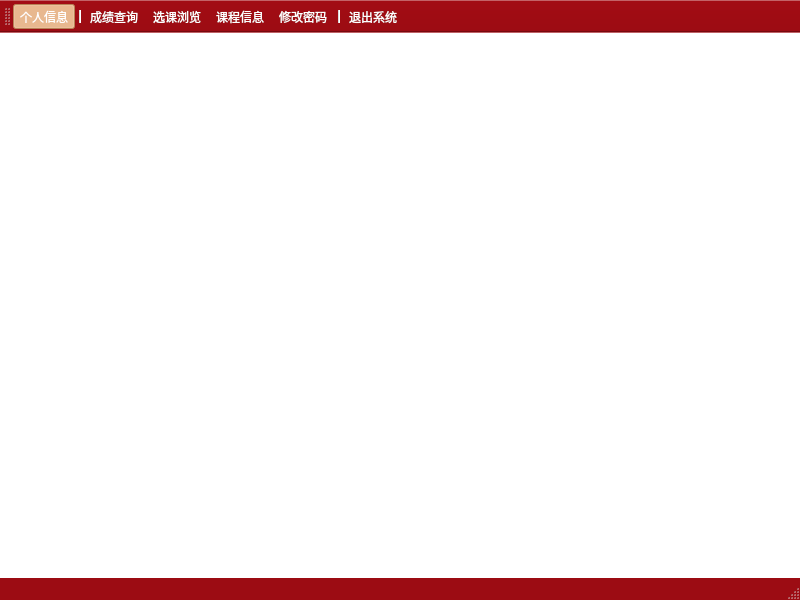
<?xml version="1.0" encoding="UTF-8"?>
<ui version="4.0">
 <class>MainWindow</class>
 <widget class="QMainWindow" name="MainWindow">
  <property name="windowModality">
   <enum>Qt::WindowModal</enum>
  </property>
  <property name="geometry">
   <rect>
    <x>0</x>
    <y>0</y>
    <width>800</width>
    <height>600</height>
   </rect>
  </property>
  <property name="sizePolicy">
   <sizepolicy hsizetype="Preferred" vsizetype="Preferred">
    <horstretch>0</horstretch>
    <verstretch>0</verstretch>
   </sizepolicy>
  </property>
  <property name="contextMenuPolicy">
   <enum>Qt::NoContextMenu</enum>
  </property>
  <property name="windowTitle">
   <string>学生信息管理系统</string>
  </property>
  <property name="windowIcon">
   <iconset resource="rec.qrc">
    <normaloff>:/icon/sdu_logo.ico</normaloff>:/icon/sdu_logo.ico</iconset>
  </property>
  <property name="autoFillBackground">
   <bool>false</bool>
  </property>
  <property name="tabShape">
   <enum>QTabWidget::Rounded</enum>
  </property>
  <property name="dockOptions">
   <set>QMainWindow::AllowTabbedDocks|QMainWindow::AnimatedDocks</set>
  </property>
  <widget class="QWidget" name="centralwidget">
   <property name="styleSheet">
    <string notr="true">background-color: rgb(255, 255, 255);</string>
   </property>
  </widget>
  <widget class="QStatusBar" name="statusbar">
   <property name="styleSheet">
    <string notr="true">QStatusBar {
	background-color: rgb(156, 12, 19); /* 设置工具栏背景色 */
	color: rgb(255, 255, 255); /* 设置工具栏文本和图标颜色 */
	selection-background-color: rgb(255, 255, 127); /* 设置选中项的背景色 */
}</string>
   </property>
  </widget>
  <widget class="QToolBar" name="toolBar">
   <property name="mouseTracking">
    <bool>true</bool>
   </property>
   <property name="tabletTracking">
    <bool>true</bool>
   </property>
   <property name="windowTitle">
    <string>toolBar</string>
   </property>
   <property name="autoFillBackground">
    <bool>false</bool>
   </property>
   <property name="styleSheet">
    <string notr="true">QToolButton:pressed,
QToolButton:hover,
QToolButton:flat,
QToolButton:checked {
    background-color: rgb(255, 184, 121); /* 背景色 */
    color: rgb(255, 255, 255); /* 黑色字体颜色，提高对比度 */
}
QToolButton{
	color: rgb(255, 255, 255);
}

QToolBar:disabled {
    background-color: rgb(255, 184, 121); /* 背景色 */
    color: rgb(255, 255, 255); /* 黑色字体颜色，提高对比度 */
}

QToolBar {
    background-color: rgb(156, 12, 19);
    color: rgb(255, 255, 255); /* 字体颜色 */
}</string>
   </property>
   <property name="movable">
    <bool>true</bool>
   </property>
   <property name="orientation">
    <enum>Qt::Horizontal</enum>
   </property>
   <property name="iconSize">
    <size>
     <width>30</width>
     <height>60</height>
    </size>
   </property>
   <property name="toolButtonStyle">
    <enum>Qt::ToolButtonTextBesideIcon</enum>
   </property>
   <property name="floatable">
    <bool>false</bool>
   </property>
   <attribute name="toolBarArea">
    <enum>TopToolBarArea</enum>
   </attribute>
   <attribute name="toolBarBreak">
    <bool>false</bool>
   </attribute>
   <addaction name="a1"/>
   <addaction name="separator"/>
   <addaction name="a2"/>
   <addaction name="a4"/>
   <addaction name="a5"/>
   <addaction name="a6"/>
   <addaction name="separator"/>
   <addaction name="a7"/>
  </widget>
  <action name="a1">
   <property name="checkable">
    <bool>true</bool>
   </property>
   <property name="checked">
    <bool>true</bool>
   </property>
   <property name="icon">
    <iconset resource="rec.qrc">
     <normaloff>:/侧边栏/images/address-card.png</normaloff>:/侧边栏/images/address-card.png</iconset>
   </property>
   <property name="text">
    <string>个人信息</string>
   </property>
   <property name="toolTip">
    <string>个人信息 快捷键：Ctrl+1</string>
   </property>
   <property name="statusTip">
    <string>个人信息 快捷键：Ctrl+1</string>
   </property>
   <property name="shortcut">
    <string>Ctrl+1</string>
   </property>
   <property name="menuRole">
    <enum>QAction::NoRole</enum>
   </property>
   <property name="priority">
    <enum>QAction::HighPriority</enum>
   </property>
  </action>
  <action name="a2">
   <property name="checkable">
    <bool>true</bool>
   </property>
   <property name="icon">
    <iconset resource="rec.qrc">
     <normaloff>:/侧边栏/images/search.png</normaloff>:/侧边栏/images/search.png</iconset>
   </property>
   <property name="text">
    <string>成绩查询</string>
   </property>
   <property name="toolTip">
    <string>成绩查询 快捷键：Ctrl+2</string>
   </property>
   <property name="statusTip">
    <string>成绩查询 快捷键：Ctrl+2</string>
   </property>
   <property name="shortcut">
    <string>Ctrl+2</string>
   </property>
   <property name="menuRole">
    <enum>QAction::NoRole</enum>
   </property>
  </action>
  <action name="a4">
   <property name="checkable">
    <bool>true</bool>
   </property>
   <property name="enabled">
    <bool>true</bool>
   </property>
   <property name="icon">
    <iconset resource="rec.qrc">
     <normaloff>:/侧边栏/images/calendar1.png</normaloff>:/侧边栏/images/calendar1.png</iconset>
   </property>
   <property name="text">
    <string>选课浏览</string>
   </property>
   <property name="toolTip">
    <string>选课浏览 快捷键：Ctrl+3</string>
   </property>
   <property name="statusTip">
    <string>选课浏览 快捷键：Ctrl+3</string>
   </property>
   <property name="shortcut">
    <string>Ctrl+3</string>
   </property>
   <property name="menuRole">
    <enum>QAction::NoRole</enum>
   </property>
  </action>
  <action name="a5">
   <property name="checkable">
    <bool>true</bool>
   </property>
   <property name="icon">
    <iconset resource="rec.qrc">
     <normaloff>:/侧边栏/images/bookmark.png</normaloff>:/侧边栏/images/bookmark.png</iconset>
   </property>
   <property name="text">
    <string>课程信息</string>
   </property>
   <property name="toolTip">
    <string>课程信息 快捷键：Ctrl+4</string>
   </property>
   <property name="statusTip">
    <string>课程信息 快捷键：Ctrl+4</string>
   </property>
   <property name="shortcut">
    <string>Ctrl+4</string>
   </property>
   <property name="menuRole">
    <enum>QAction::NoRole</enum>
   </property>
  </action>
  <action name="a6">
   <property name="checkable">
    <bool>true</bool>
   </property>
   <property name="icon">
    <iconset resource="rec.qrc">
     <normaloff>:/侧边栏/images/lock.png</normaloff>:/侧边栏/images/lock.png</iconset>
   </property>
   <property name="text">
    <string>修改密码</string>
   </property>
   <property name="toolTip">
    <string>修改密码 快捷键：Ctrl+5</string>
   </property>
   <property name="statusTip">
    <string>修改密码 快捷键：Ctrl+5</string>
   </property>
   <property name="shortcut">
    <string>Ctrl+5</string>
   </property>
   <property name="menuRole">
    <enum>QAction::NoRole</enum>
   </property>
  </action>
  <action name="a7">
   <property name="icon">
    <iconset resource="rec.qrc">
     <normaloff>:/侧边栏/images/share-circle-line.png</normaloff>:/侧边栏/images/share-circle-line.png</iconset>
   </property>
   <property name="text">
    <string>退出系统</string>
   </property>
   <property name="toolTip">
    <string>退出系统</string>
   </property>
   <property name="statusTip">
    <string>退出系统</string>
   </property>
   <property name="menuRole">
    <enum>QAction::NoRole</enum>
   </property>
  </action>
 </widget>
 <resources>
  <include location="rec.qrc"/>
 </resources>
 <connections>
  <connection>
   <sender>a7</sender>
   <signal>triggered()</signal>
   <receiver>MainWindow</receiver>
   <slot>close()</slot>
   <hints>
    <hint type="sourcelabel">
     <x>-1</x>
     <y>-1</y>
    </hint>
    <hint type="destinationlabel">
     <x>399</x>
     <y>299</y>
    </hint>
   </hints>
  </connection>
 </connections>
</ui>
